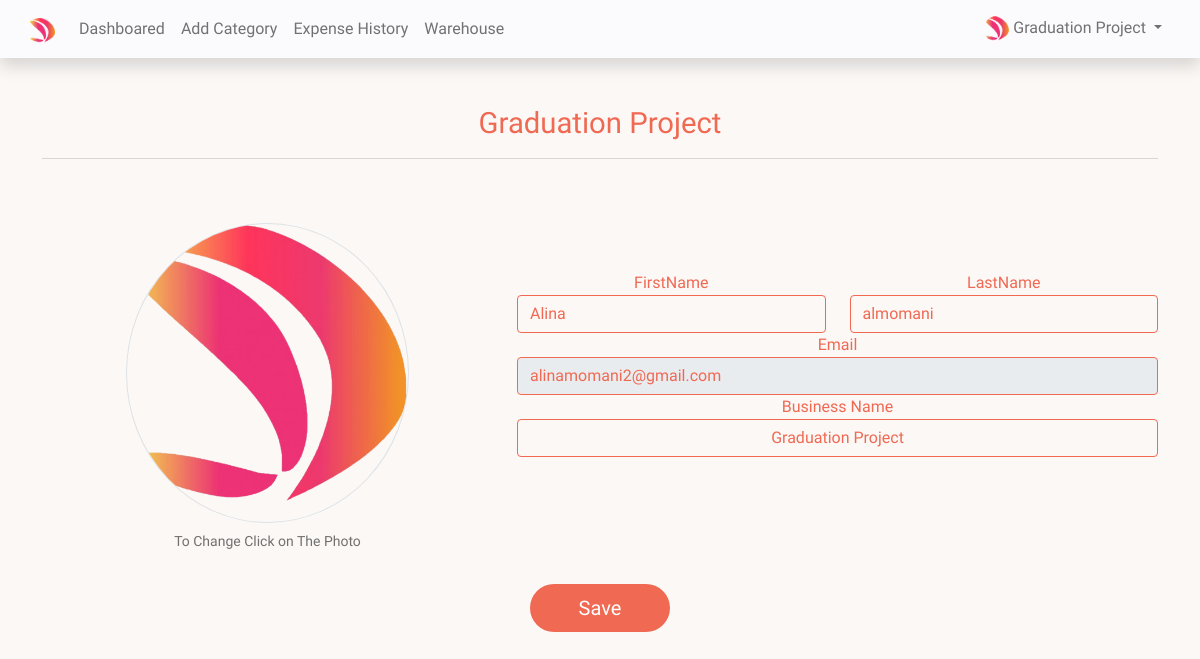
Before: /pages/profile.php (signed in) with the older database file.
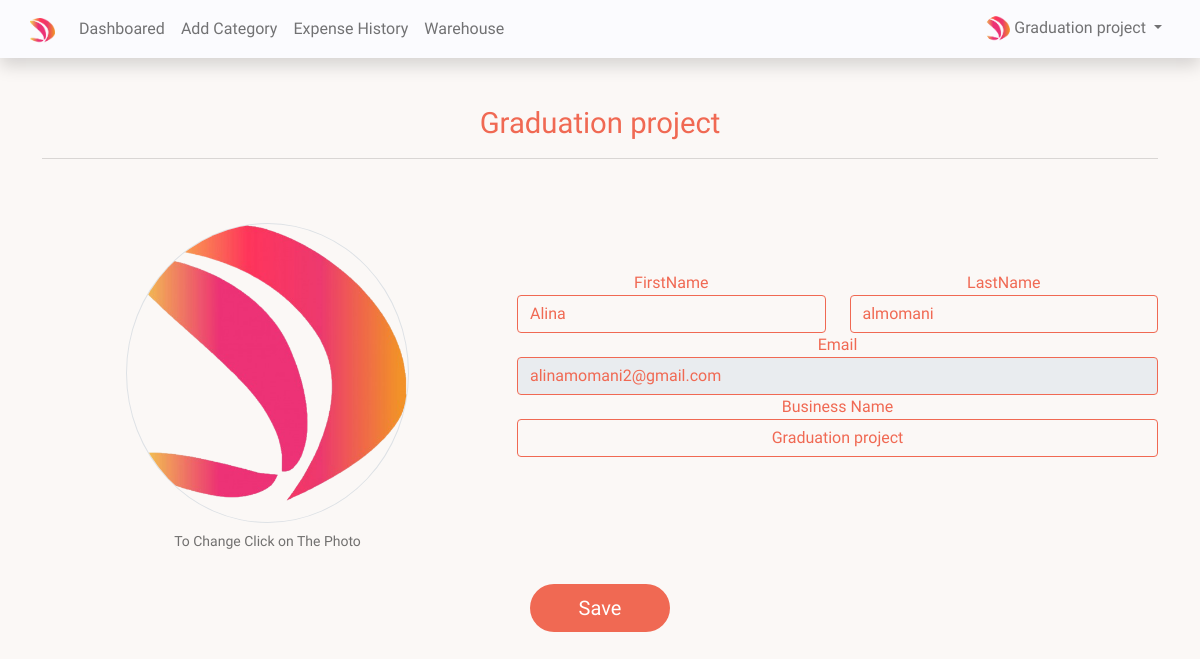
After: the same page with the newer database file.
### tables this page shows
CREATE TABLE `user` (
  `id` int(200) NOT NULL,
  `firstname` varchar(50) NOT NULL,
  `password` varchar(60) NOT NULL,
  `email` varchar(50) NOT NULL,
  `lastname` varchar(22) NOT NULL,
  `profile_path` varchar(50) NOT NULL DEFAULT 'default_profile.png',
  `businessname` varchar(50) NOT NULL,
  `code` mediumint(50) NOT NULL
);

### pages/session.php (called while the page is built, shortened)
<?php
include("config.php");
$sess_email = $_SESSION["email"];
$sql = "SELECT id, firstname, lastname, email  ,profile_path ,  businessname FROM user  WHERE email = '$sess_email'";
$result = $con->query($sql);
if ($result->num_rows > 0) {
  while ($row = $result->fetch_assoc()) {
    $user_id = $row["id"];
    $firstname = $row["firstname"];
    $lastname = $row["lastname"];
    $useremail = $row["email"];
    $userprofile = "../uploads/" . $row["profile_path"];
  }
} else {
  $userid = "GHX1Y2";
  $username = "Jhon Doe";
  $useremail = "mailid@domain.com";
  $businessname = "expense";
  $userprofile = "Uploads/default_profile.png";
}?>

### pages/profile.php (the view, shortened to what this page needs)
<?php include("session.php");
$businessname = mysqli_query($con, "SELECT  businessname  FROM user  where id='$user_id'");
while ($row = mysqli_fetch_assoc($businessname)) {
    $bname = $row['businessname'];
};
?>
<!DOCTYPE html>
<html lang="en">
<head>
    <link rel="stylesheet" href="https://cdnjs.cloudflare.com/ajax/libs/font-awesome/6.2.0/css/all.min.css" />
    <link rel="stylesheet" href="https://cdnjs.cloudflare.com/ajax/libs/bootstrap/5.0.1/css/bootstrap.min.css" />
    <link href="../css/css.css" rel="stylesheet" />
</head>
<body id="text" onload="translate('en','lang-tag')">
    <section>
        <div class=" navbar navbar-expand-sm navbar-light bg-lightPink shadow text-center">
            <div class="container p-0">
                <div class="collapse navbar-collapse justify-content-between" id="navbar">
                    <ul class="navbar-nav mt-2 mt-lg-0 " id="navigation">
                        <li class="navbar-brand" value=" 1">
                            <img class="img-fluid" src="../logo/logo.png" alt="" width="25">
                        </li>
                        <li class="nav-item " value=" 2">
                            <a class="nav-link" href=" dashboard.php" lang-tag="dashboared"></a>
                        </li>
                        <li class="nav-item " value="3">
                            <a class="nav-link" href="add-catagory.php" lang-tag="addCategory"></a>
                        </li>
                        <li class="nav-item " value="4">
                            <a class="nav-link" href="history.php" lang-tag="expenseHistory"></a>
                        </li>
                        <li class="nav-item " value="5">
                            <a class="nav-link" href="werehouse.php" lang-tag="werehouse"></a>
                        </li>
                    </ul>
                    <ul class="navbar-nav mt-2 mt-lg-0" id="user">
                        <li class="nav-item dropdown">
                            <a class="nav-link dropdown-toggle" href="#" id="navbarDropdown" role="button" data-bs-toggle="dropdown" aria-haspopup="true" aria-expanded="false">
                                <img class="img img-fluid rounded-circle" src="<?php echo $userprofile ?>" width="25">
                                <?php echo $bname; ?>
                            </a>
                        </li>
                    </ul>
                </div>
            </div>
        </div>
    </section>
    <section>
        <div class="container text-center mt-5 mx-auto">
            <h4 class="h4 text-darkBlue"><?php echo $bname  ?></h4>
            <hr>
            <form class="form" method="post" enctype='multipart/form-data'>
                <div class="row">
                    <div class="col-md-5">
                        <div class="photoChange mt-4 pt-4">
                            <figure class="text-start figure">
                                <img class=" img border border-1 rounded-circle avatar figure-img" onclick="document.getElementById('file-input').click()" src="<?php echo $userprofile; ?>" height="300" id="profilePhotoP" alt="Profile Picture">
                                <figcaption class="figure-caption text-center" lang-tag="tochangephoto"></figcaption>
                            </figure>
                        </div>
                    </div>
                    <div class="col-md-7">
                        <div class="row mt-5 pt-5">
                            <div class="col">
                                <div class="form-group">
                                    <div class="col-md">
                                        <label for="first_name" lang-tag="firstName">
                                        </label>
                                        <input type="text" class="form-control" name="first_name" id="first_name" placeholder="First Name" value="<?php echo $firstname; ?>">
                                    </div>
                                </div>
                            </div>
                            <div class="col">
                                <div class="form-group">
                                    <div class="col-md">
                                        <label for="last_name" lang-tag="lastName">
                                        </label>
                                        <input type="text" class="form-control" name="last_name" id="last_name" value="<?php echo $lastname; ?>" placeholder="Last Name">
                                    </div>
                                </div>
                            </div>
                        </div>
                        <div class="form-group   mx-auto">
                            <label for="email" lang-tag="email">
                            </label>
                            <input type="email" class="form-control" name="email" id="email" value="<?php echo $useremail; ?>" disabled>
                        </div>
                        <label for="last_name" lang-tag="bName">
                        </label>
                        <input type="text" class="form-control text-center" name="b_name" id="last_name" value="<?php echo $bname; ?>" placeholder="Last Name">
                        <div class="form-group">
                            <div class="col-md">
                                <br>
                            </div>
                        </div>
                    </div>
                </div>
                <button class="btn btn-lg rounded-pill btn-lightPurple mt-3 px-5" name="save" type="submit" lang-tag="save"></button>
            </form>
        </div>
    </section>
</body>
</html>

### css/css.css (style rules this page uses)
body { margin: 0 !important; padding: 0 !important; background-color: var(--color-primary); font-family: "Josefin Sans", sans-serif !important; font-size: var(--size) !important; }
.bg-lightPink { background-color: var(--color-secondary); }
form { color: var(--font-color) !important; }
.nav-link { color: var(--color-accent) !important; }
.text-darkBlue { color: var(--font-color); }
.btn-lightPurple { background-color: var(--font-color); color: white; }
.form-control { border-color: var(--font-color); background-color: var(--color-primary); }
label { color: var(--font-color); }
hr { background-color: var(--color-accent); }
.theme-light { --color-primary: #fbf8f6; --color-secondary: #fbfbfe; --color-accent: rgba(0, 0, 0, 0.55); --font-color: #f06953; --color-dark: #C05442; --color-light: #ea3772; }
input, select { color: var(--font-color) !important; }
.figure-caption { color: var(--color-accent) !important; }
h4 { font-size: calc(var(--size) + 0.83em )!important; }
.s { --size: 1em; }

Changed rows visible on the page:
changed user "Alina": businessname "Graduation Project" → "Graduation project"; b_name "Graduation Project" → "Graduation project"
